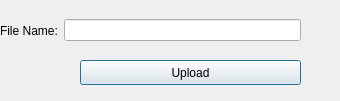
<?xml version="1.0" encoding="UTF-8"?>
<ui version="4.0">
 <class>fileUploadGetter</class>
 <widget class="QDialog" name="fileUploadGetter">
  <property name="geometry">
   <rect>
    <x>0</x>
    <y>0</y>
    <width>340</width>
    <height>101</height>
   </rect>
  </property>
  <property name="windowTitle">
   <string>Dialog</string>
  </property>
  <widget class="QWidget" name="horizontalLayoutWidget">
   <property name="geometry">
    <rect>
     <x>0</x>
     <y>0</y>
     <width>301</width>
     <height>61</height>
    </rect>
   </property>
   <layout class="QHBoxLayout" name="horizontalLayout">
    <item>
     <widget class="QLabel" name="label">
      <property name="text">
       <string>File Name:</string>
      </property>
     </widget>
    </item>
    <item>
     <widget class="QLineEdit" name="fileNameLabel"/>
    </item>
   </layout>
  </widget>
  <widget class="QPushButton" name="pushButton">
   <property name="geometry">
    <rect>
     <x>80</x>
     <y>60</y>
     <width>221</width>
     <height>25</height>
    </rect>
   </property>
   <property name="text">
    <string>Upload</string>
   </property>
  </widget>
 </widget>
 <resources/>
 <connections/>
</ui>
